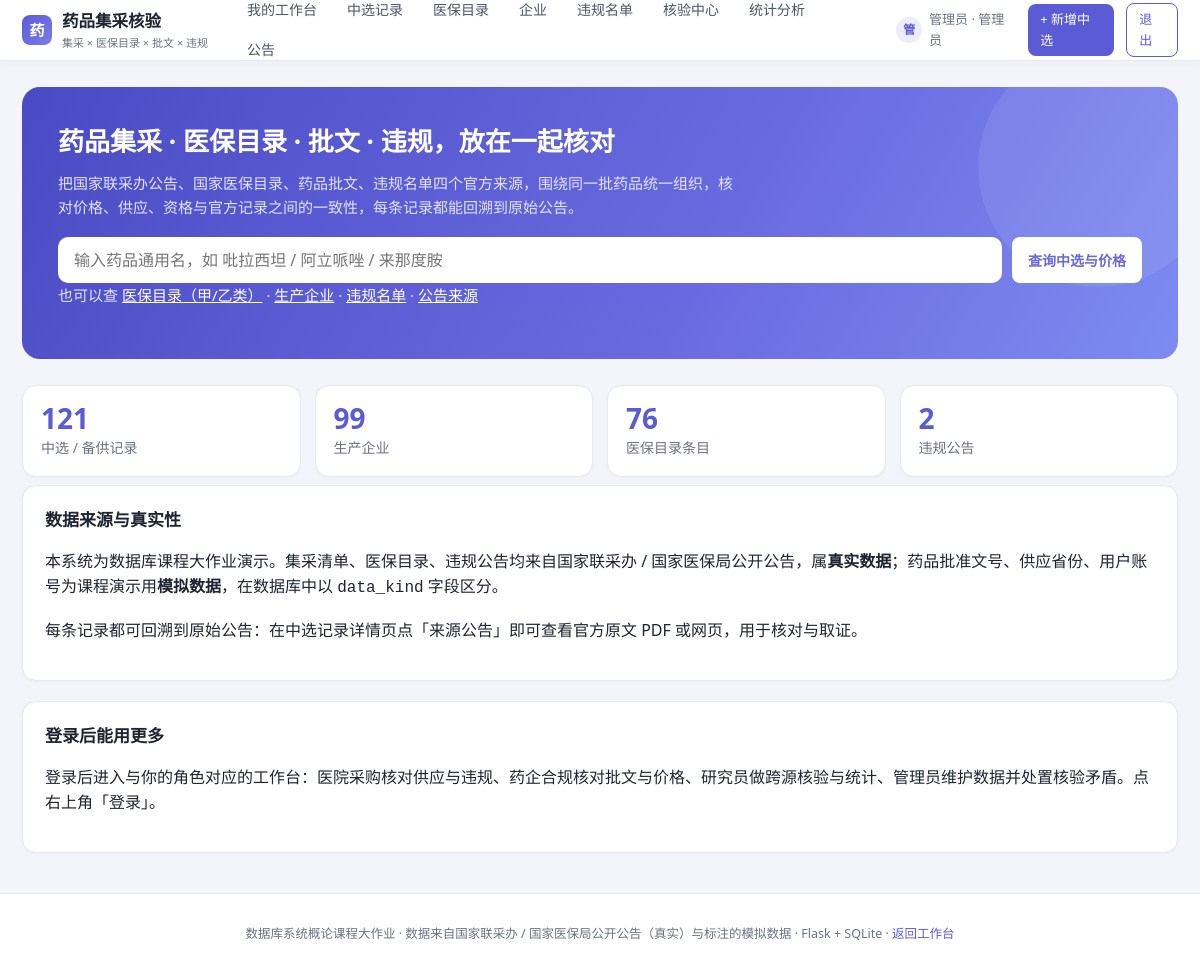
/ (signed in), run on the app's committed database.
### tables this page shows
CREATE TABLE user_account (
  user_id       INTEGER PRIMARY KEY,
  username      TEXT NOT NULL UNIQUE,
  password_hash TEXT NOT NULL,
  role          TEXT NOT NULL CHECK(role IN
                ('admin','hospital','pharma','researcher','public')),
  display_name  TEXT,
  data_kind     TEXT NOT NULL DEFAULT '模拟'
                CHECK(data_kind IN ('真实','模拟'))
);

### src/app.py (the view)
@app.route("/")
def index():
    stats = {
        "selected": query_one("SELECT COUNT(*) c FROM selected_item")["c"],
        "mfr": query_one("SELECT COUNT(*) c FROM manufacturer")["c"],
        "catalog": query_one("SELECT COUNT(*) c FROM catalog_entry")["c"],
        "violation": query_one("SELECT COUNT(*) c FROM violation")["c"],
        "conflict": query_one("SELECT COUNT(*) c FROM v_violation_conflict")["c"],
        "no_approval": query_one("SELECT COUNT(*) c FROM v_catalog_no_approval")["c"],
    }
    conflicts = query("SELECT * FROM v_violation_conflict")
    return render_template("index.html", stats=stats, conflicts=conflicts)

### src/app.py (called while the page is built)
def current_user():
    uid = session.get("uid")
    if not uid:
        return None
    return query_one("SELECT * FROM user_account WHERE user_id=?", (uid,))

@app.context_processor
def inject_user():
    return {"me": current_user(), "ROLES": ROLES}

### src/db.py (called while the page is built)
def get_db():
    if "db" not in g:
        g.db = sqlite3.connect(DB_PATH)
        g.db.row_factory = sqlite3.Row
        g.db.execute("PRAGMA foreign_keys=ON")
    return g.db

def query(sql, args=()):
    return get_db().execute(sql, args).fetchall()

def query_one(sql, args=()):
    return get_db().execute(sql, args).fetchone()

### src/templates/index.html
{% extends "base.html" %}{% block t %}首页{% endblock %}
{% block body %}
<div class="hero">
  <h1>药品集采 · 医保目录 · 批文 · 违规，放在一起核对</h1>
  <p>把国家联采办公告、国家医保目录、药品批文、违规名单四个官方来源，围绕同一批药品统一组织，核对价格、供应、资格与官方记录之间的一致性，每条记录都能回溯到原始公告。</p>
  <form class="hero-search" method="get" action="{{ url_for('selected') }}">
    <input name="q" placeholder="输入药品通用名，如 吡拉西坦 / 阿立哌唑 / 来那度胺" autofocus>
    <button class="btn" type="submit">查询中选与价格</button>
  </form>
  <p class="hero-links">也可以查 <a href="{{ url_for('catalog') }}">医保目录（甲/乙类）</a> · <a href="{{ url_for('manufacturers') }}">生产企业</a> · <a href="{{ url_for('violations') }}">违规名单</a> · <a href="{{ url_for('announcements') }}">公告来源</a></p>
</div>
<div class="cards">
  <div class="stat"><div class="n">{{ stats.selected }}</div><div class="l">中选 / 备供记录</div></div>
  <div class="stat"><div class="n">{{ stats.mfr }}</div><div class="l">生产企业</div></div>
  <div class="stat"><div class="n">{{ stats.catalog }}</div><div class="l">医保目录条目</div></div>
  <div class="stat"><div class="n">{{ stats.violation }}</div><div class="l">违规公告</div></div>
</div>
<div class="panel">
  <h2>数据来源与真实性</h2>
  <p>本系统为数据库课程大作业演示。集采清单、医保目录、违规公告均来自国家联采办 / 国家医保局公开公告，属<strong>真实数据</strong>；药品批准文号、供应省份、用户账号为课程演示用<strong>模拟数据</strong>，在数据库中以 <code>data_kind</code> 字段区分。</p>
  <p>每条记录都可回溯到原始公告：在中选记录详情页点「来源公告」即可查看官方原文 PDF 或网页，用于核对与取证。</p>
</div>
<div class="panel">
  <h2>登录后能用更多</h2>
  <p>登录后进入与你的角色对应的工作台：医院采购核对供应与违规、药企合规核对批文与价格、研究员做跨源核验与统计、管理员维护数据并处置核验矛盾。点右上角「登录」。</p>
</div>
{% endblock %}

### src/templates/base.html (shortened to what this page needs)
<!DOCTYPE html><html lang="zh-CN"><head><meta charset="UTF-8">
<link rel="stylesheet" href="{{ url_for('static',filename='style.css') }}"></head>
<body>
<div class="topbar"><div class="topbar-in">
  <a class="brand" href="{{ url_for('workspace') if me else url_for('index') }}">
    <span class="logo">药</span>
    <span>药品集采核验<small>集采 × 医保目录 × 批文 × 违规</small></span>
  </a>
  <nav class="mainnav">
    {% if me %}<a href="{{ url_for('workspace') }}" class="{{ 'active' if request.endpoint=='workspace' }}">我的工作台</a>{% endif %}
    <a href="{{ url_for('selected') }}" class="{{ 'active' if request.endpoint=='selected' }}">中选记录</a>
    <a href="{{ url_for('catalog') }}" class="{{ 'active' if request.endpoint=='catalog' }}">医保目录</a>
    <a href="{{ url_for('manufacturers') }}" class="{{ 'active' if request.endpoint=='manufacturers' }}">企业</a>
    <a href="{{ url_for('violations') }}" class="{{ 'active' if request.endpoint=='violations' }}">违规名单</a>
    {% if me %}
      <a href="{{ url_for('verify') }}" class="{{ 'active' if request.endpoint=='verify' }}">核验中心</a>
      <a href="{{ url_for('stats') }}" class="{{ 'active' if request.endpoint=='stats' }}">统计分析</a>
    {% endif %}
    <a href="{{ url_for('announcements') }}" class="{{ 'active' if request.endpoint=='announcements' }}">公告</a>
  </nav>
  <div class="topbar-right">
    {% if me %}
      <span class="chip-user"><span class="avatar">{{ me.display_name[0] }}</span>{{ me.display_name }} · {{ ROLES[me.role] }}</span>
      {% if me.role=='admin' %}<a class="btn sm" href="{{ url_for('admin_selected_new') }}">+ 新增中选</a>{% endif %}
      <a class="btn ghost sm" href="{{ url_for('logout') }}">退出</a>
    {% else %}
      <a class="btn sm" href="{{ url_for('login') }}">登 录</a>
    {% endif %}
  </div>
</div></div>
<main>{% block body %}{% endblock %}</main>
<footer>数据库系统概论课程大作业 · 数据来自国家联采办 / 国家医保局公开公告（真实）与标注的模拟数据 · Flask + SQLite · <a class="link" href="{{ url_for('index') }}">返回工作台</a></footer>
</body></html>

### src/static/style.css (style rules this page uses)
* { box-sizing:border-box }
:root { --pri:#5B5BD6; --pri-d:#4646B8; --ink:#1F2430; --muted:#6B7280; --line:#E7E8F0; --bg:#F4F5FA; --card:#fff; --teal:#0F6E56; --red:#C0392B; }
body { margin:0;font-family:system-ui,-apple-system,"Segoe UI","Microsoft YaHei",sans-serif;background:var(--bg);color:var(--ink);font-size:16px;line-height:1.6 }
.topbar { background:#fff;border-bottom:1px solid var(--line);position:sticky;top:0;z-index:50;box-shadow:0 1px 8px rgba(31,36,48,.04) }
.topbar-in { max-width:1240px;margin:0 auto;padding:0 22px;display:flex;align-items:center;gap:26px;height:60px }
.brand { display:flex;align-items:center;gap:10px;font-weight:700;font-size:16.5px;color:var(--ink);text-decoration:none;white-space:nowrap }
.brand .logo { width:30px;height:30px;border-radius:8px;background:linear-gradient(135deg,var(--pri),#7C7CE8);color:#fff;display:flex;align-items:center;justify-content:center;font-size:15px;font-weight:700 }
.brand small { display:block;font-size:11px;color:var(--muted);font-weight:400 }
nav.mainnav { display:flex;gap:4px;flex-wrap:wrap }
nav.mainnav a { color:#4B5563;text-decoration:none;padding:7px 13px;border-radius:8px;font-size:14px;font-weight:500 }
.topbar-right { margin-left:auto;display:flex;align-items:center;gap:12px }
.chip-user { display:flex;align-items:center;gap:7px;font-size:13px;color:var(--muted) }
.avatar { width:26px;height:26px;border-radius:50%;background:#ECECFC;color:var(--pri);display:flex;align-items:center;justify-content:center;font-size:12px;font-weight:600 }
.btn { display:inline-flex;align-items:center;gap:6px;background:var(--pri);color:#fff;border:0;border-radius:8px;padding:8px 16px;font-size:14px;font-weight:500;cursor:pointer;text-decoration:none;transition:.15s }
.btn.sm { padding:5px 12px;font-size:13px }
.btn.ghost { background:#fff;color:var(--pri);border:1px solid var(--pri) }
main { max-width:1240px;margin:26px auto;padding:0 22px;min-height:70vh }
footer { text-align:center;color:var(--muted);font-size:12.5px;padding:30px 20px;border-top:1px solid var(--line);margin-top:40px;background:#fff }
h1 { font-size:23px;font-weight:700;margin:0 0 6px }
h2 { font-size:17px;font-weight:600;margin:26px 0 12px;color:var(--ink) }
.hero { background:linear-gradient(120deg,#4A4AC4,#6A6AE0 60%,#7C8CF0);border-radius:18px;padding:34px 36px;color:#fff;margin-bottom:26px;position:relative;overflow:hidden }
.hero:after { content:"";position:absolute;right:-40px;top:-40px;width:240px;height:240px;background:rgba(255,255,255,.08);border-radius:50% }
.hero h1 { color:#fff;font-size:26px;margin-bottom:8px }
.hero p { color:#E3E4FF;max-width:640px;margin:0 0 18px;font-size:15px }
.hero .btn { background:#fff;color:var(--pri);font-weight:600 }
.cards { display:grid;grid-template-columns:repeat(auto-fit,minmax(150px,1fr));gap:14px;margin-bottom:8px }
.stat { background:#fff;border:1px solid var(--line);border-radius:14px;padding:16px 18px;box-shadow:0 1px 3px rgba(31,36,48,.03) }
.stat .n { font-size:28px;font-weight:700;color:var(--pri);line-height:1.2 }
.stat .l { font-size:14px;color:var(--muted);margin-top:2px }
.panel { background:#fff;border:1px solid var(--line);border-radius:14px;padding:20px 22px;margin-bottom:20px;box-shadow:0 1px 3px rgba(31,36,48,.03) }
.panel h2:first-child { margin-top:0 }
a.link { color:var(--pri);text-decoration:none;font-weight:500 }
input,select,textarea { padding:8px 11px;border:1px solid #D4D5E0;border-radius:8px;font-size:14px;font-family:inherit;background:#fff }
main .panel h2,main .warnbox h2 { font-size:17px }
.hero-search { display:flex;gap:10px;flex-wrap:wrap;margin-top:8px }
.hero-search input { flex:1;min-width:240px;padding:12px 16px;font-size:16px;border-radius:10px;border:0;color:var(--ink) }
.hero-search .btn { background:#fff;color:var(--pri);font-weight:600 }
.hero-links { margin-top:14px;font-size:14px;color:#E3E4FF }
.hero-links a { color:#fff;text-decoration:underline }
.hero p { max-width:680px }

### data on the page
user_account: display_name "管", display_name "管理员", role "管理员"

### other printed values
{{ stats.selected }} "121"
{{ stats.mfr }} "99"
{{ stats.catalog }} "76"
{{ stats.violation }} "2"
